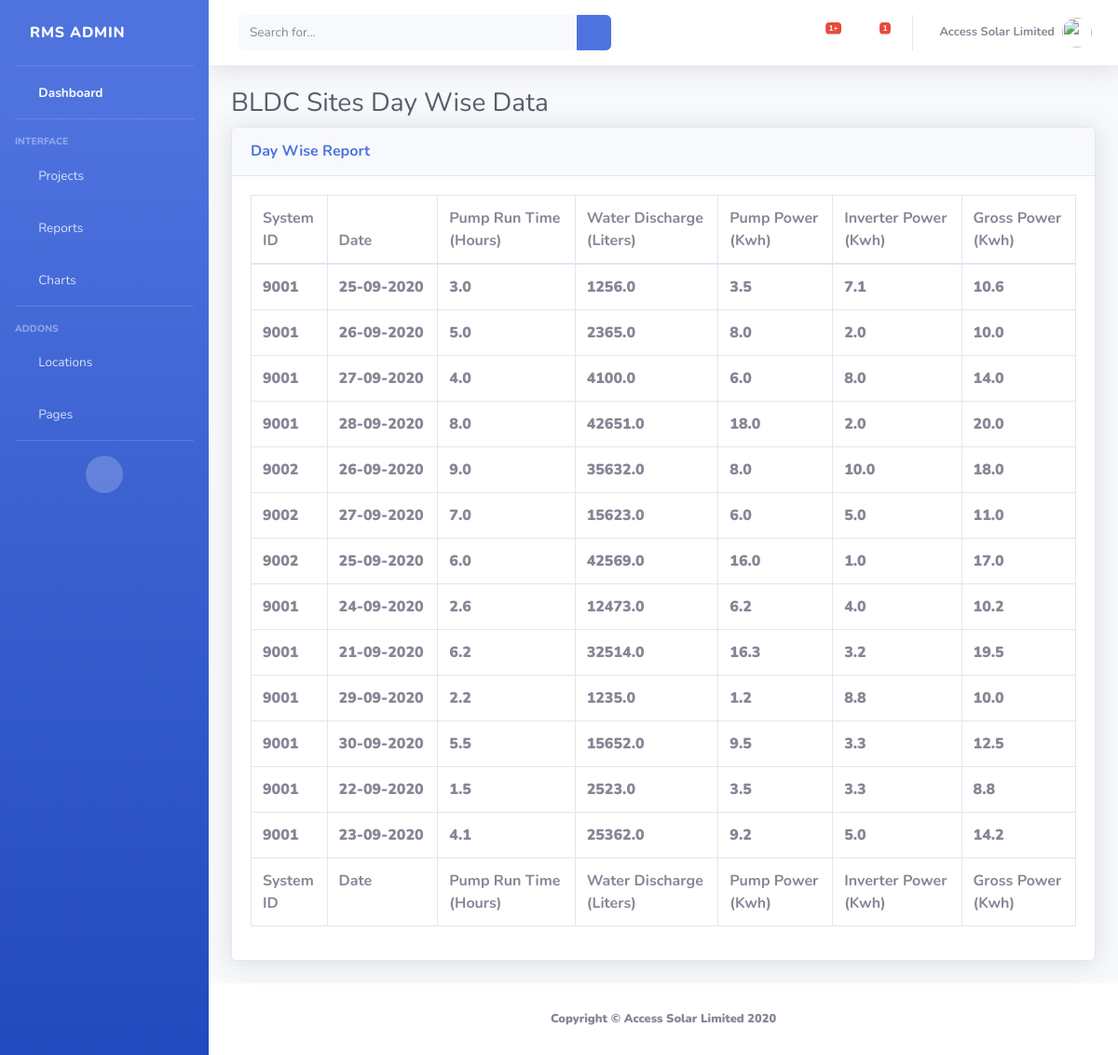
The app's page /dayReport/, older data.
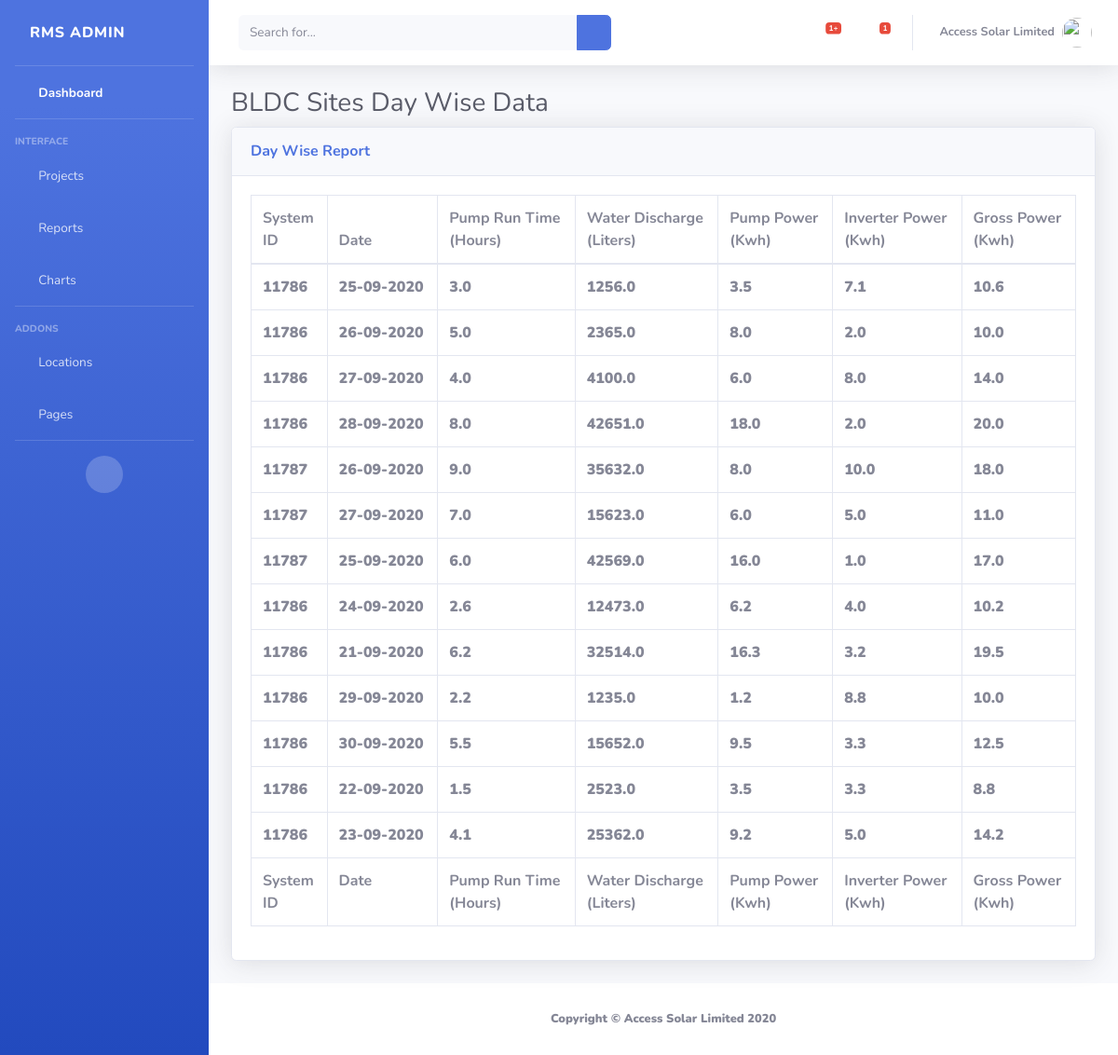
The same page, newer data.
### rms/models.py (models this page shows, shortened)
class dd(models.Model):
	Project = models.CharField(max_length=50,null=True,blank=True)
	System_RID_No = models.CharField(max_length=30,null=True,blank=True)
	Date = models.DateField(null=True,blank=True)
	RunTime_Hrs = models.FloatField(null=True,blank=True)
	Water_Discharge_Lts = models.FloatField(null=True,blank=True)
	Pump_Consumption_KWH = models.FloatField(null=True,blank=True)
	Inverter_Input_KWH = models.FloatField(null=True,blank=True)
	Inverter_Output_KWH = models.FloatField(null=True,blank=True)
	Total_KWH_Generation = models.FloatField(null=True,blank=True)
	Gross_KWH = models.FloatField(null=True,blank=True)

### rms/views.py (the view)
# urls.py: path('dayReport/', views.dayR, name='dayRep'),
def dayR(request):
	table_data = dd.objects.all()
	return render(request, 'dayR.html', {'table_data': table_data})

### templates/dayR.html (shortened to what this page needs)
<!DOCTYPE html>
{% load static %}
<html lang="en">
<head>
  <link href="{% static 'vendor/fontawesome-free/css/all.min.css' %}" rel="stylesheet" type="text/css">
  <link href="{% static 'css/sb-admin-2.min.css' %}" rel="stylesheet">
  <link href="{% static 'vendor/datatables/dataTables.bootstrap4.min.css' %}" rel="stylesheet">
</head>
<body id="page-top">
  <div id="wrapper">
    <ul class="navbar-nav bg-gradient-primary sidebar sidebar-dark accordion" id="accordionSidebar">
      <a class="sidebar-brand d-flex align-items-center justify-content-left" href="{% url 'home' %}">
        <div class="sidebar-brand-text mx-3">RMS Admin</div>
      </a>
      <hr class="sidebar-divider my-0">
      <li class="nav-item active">
        <a class="nav-link" href="{% url 'home' %}">
          <i class="fas fa-fw fa-tachometer-alt"></i>
          <span>Dashboard</span></a>
      </li>
      <hr class="sidebar-divider">
      <div class="sidebar-heading">
        Interface
      </div>
      <li class="nav-item">
        <a class="nav-link collapsed" href="#" data-toggle="collapse" data-target="#collapseTwo" aria-expanded="true" aria-controls="collapseTwo">
          <i class="fas fa-fw fa-cog"></i>
          <span>Projects</span>
        </a>
      </li>
      <li class="nav-item">
        <a class="nav-link collapsed" href="#" data-toggle="collapse" data-target="#collapseNew" aria-expanded="true" aria-controls="collapseNew">
          <i class="fas fa-fw fa-table"></i>
          <span>Reports</span>
        </a>
      </li>
      <li class="nav-item">
        <a class="nav-link" href="#">
          <i class="fas fa-fw fa-chart-area"></i>
          <span>Charts</span></a>
      </li>
      <hr class="sidebar-divider">
      <div class="sidebar-heading">
        Addons
      </div>
      <li class="nav-item">
        <a class="nav-link collapsed" href="#" data-toggle="collapse" data-target="#collapseUtilities" aria-expanded="true" aria-controls="collapseUtilities">
          <i class="fas fa-fw fa-wrench"></i>
          <span>Locations</span>
        </a>
      </li>
      <li class="nav-item">
        <a class="nav-link collapsed" href="#" data-toggle="collapse" data-target="#collapsePages" aria-expanded="true" aria-controls="collapsePages">
          <i class="fas fa-fw fa-folder"></i>
          <span>Pages</span>
        </a>
      </li>
      <hr class="sidebar-divider d-none d-md-block">
      <div class="text-center d-none d-md-inline">
        <button class="rounded-circle border-0" id="sidebarToggle"></button>
      </div>
    </ul>
    <div id="content-wrapper" class="d-flex flex-column">
      <div id="content">
        <nav class="navbar navbar-expand navbar-light bg-white topbar mb-4 static-top shadow">
          <form action="{% url 'searchid' %}" class="d-none d-sm-inline-block form-inline mr-auto ml-md-3 my-2 my-md-0 mw-100 navbar-search" method="POST">
            <div class="input-group">
              <input type="search" class="form-control bg-light border-0 small" placeholder="Search for..." aria-label="Search" aria-describedby="basic-addon2" name='idno'>
              <div class="input-group-append">
                <button class="btn btn-primary" type="submit">
                  <i class="fas fa-search fa-sm"></i>
                </button>
              </div>
            </div>
          </form>
          <ul class="navbar-nav ml-auto">
            <li class="nav-item dropdown no-arrow mx-1">
              <a class="nav-link dropdown-toggle" href="#" id="alertsDropdown" role="button" data-toggle="dropdown" aria-haspopup="true" aria-expanded="false">
                <i class="fas fa-bell fa-fw"></i>
                <span class="badge badge-danger badge-counter">1+</span>
              </a>
            </li>
            <li class="nav-item dropdown no-arrow mx-1">
              <a class="nav-link dropdown-toggle" href="#" id="messagesDropdown" role="button" data-toggle="dropdown" aria-haspopup="true" aria-expanded="false">
                <i class="fas fa-envelope fa-fw"></i>
                <span class="badge badge-danger badge-counter">1</span>
              </a>
            </li>
            <li class="nav-item dropdown no-arrow">
              <a class="nav-link dropdown-toggle" href="#" id="userDropdown" role="button" data-toggle="dropdown" aria-haspopup="true" aria-expanded="false">
                <span class="mr-2 d-none d-lg-inline text-gray-600 small"><b>Access Solar Limited<b></span>
                <img class="img-profile rounded-circle" src="{% static 'img/pump.png' %}" >
              </a>
            </li>
          </ul>
        </nav>
        <div class="container-fluid">
          <h1 class="h3 mb-2 text-gray-800">BLDC Sites Day Wise Data</h1>
          <div class="card shadow mb-4">
            <div class="card-header py-3">
              <h6 class="m-0 font-weight-bold text-primary">Day Wise Report</h6>
            </div>
            <div class="card-body">
              <div class="table-responsive">
                <table class="table table-bordered" id="dataTable" width="100%" cellspacing="0">
                  <thead>
                    <tr>
                      <th>System<br>ID</br></th>
                      <th>Date</th>
                      <th>Pump Run Time<br>(Hours)</br></th>
                      <th>Water Discharge<br>(Liters)</br></th>
                      <th>Pump Power<br>(Kwh)</br></th>
                      <th>Inverter Power<br>(Kwh)</br></th>
                      <th>Gross Power<br>(Kwh)</br></th>
                    </tr>
                  </thead>
                  <tfoot>
                    <tr>
                      <th>System<br>ID</br></th>
                      <th>Date</th>
                      <th>Pump Run Time<br>(Hours)</br></th>
                      <th>Water Discharge<br>(Liters)</br></th>
                      <th>Pump Power<br>(Kwh)</br></th>
                      <th>Inverter Power<br>(Kwh)</br></th>
                      <th>Gross Power<br>(Kwh)</br></th>
                    </tr>
                  </tfoot>
                  <tbody>
              {% for x in table_data %}
                    <tr>
                      <td>{{x.System_RID_No}}</td>
                      <td>{{x.Date | date:"d-m-Y"}}</td>
                      <td>{{x.RunTime_Hrs}}</td>
                      <td>{{x.Water_Discharge_Lts}}</td>
                      <td>{{x.Pump_Consumption_KWH}}</td>
                      <td>{{x.Inverter_Output_KWH}}</td>
                      <td>{{x.Gross_KWH}}</td>
                    </tr>
              {% endfor %}
                  </tbody>
                </table>
              </div>
            </div>
          </div>
        </div>
      </div>
      <footer class="sticky-footer bg-white">
        <div class="container my-auto">
          <div class="copyright text-center my-auto">
            <span>Copyright &copy; Access Solar Limited 2020</span>
          </div>
        </div>
      </footer>
    </div>
  </div>
</body>
</html>

Row changes from the older to the newer data that the page shows:
changed dd (number 1 of 13 on the later page): System_RID_No "9001" → "11786"
changed dd (number 2 of 13 on the later page): System_RID_No "9001" → "11786"
changed dd (number 3 of 13 on the later page): System_RID_No "9001" → "11786"
changed dd (number 4 of 13 on the later page): System_RID_No "9001" → "11786"
changed dd (number 5 of 13 on the later page): System_RID_No "9002" → "11787"
changed dd (number 6 of 13 on the later page): System_RID_No "9002" → "11787"
changed dd (number 7 of 13 on the later page): System_RID_No "9002" → "11787"
changed dd (number 8 of 13 on the later page): System_RID_No "9001" → "11786"
changed dd (number 9 of 13 on the later page): System_RID_No "9001" → "11786"
changed dd (number 10 of 13 on the later page): System_RID_No "9001" → "11786"
changed dd (number 11 of 13 on the later page): System_RID_No "9001" → "11786"
changed dd (number 12 of 13 on the later page): System_RID_No "9001" → "11786"
changed dd (number 13 of 13 on the later page): System_RID_No "9001" → "11786"
